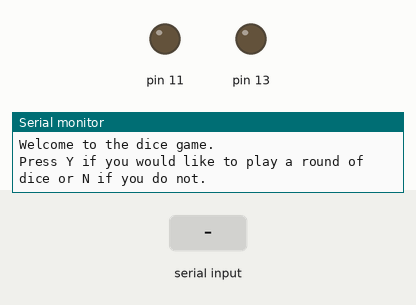
Bench run of a sketch on a simulated Arduino Uno, built with avr-gcc and run on an emulated ATmega328P. Parts: output pins drawn as LEDs (lit = HIGH), the last lines printed to the serial monitor. The inputs (shaded band) are chosen by the test bench. Random numbers use the default seed unless the sketch sets one.

Above: at 1.2 s.
1.3 s: "Y" received over Serial
At 2.4 s:
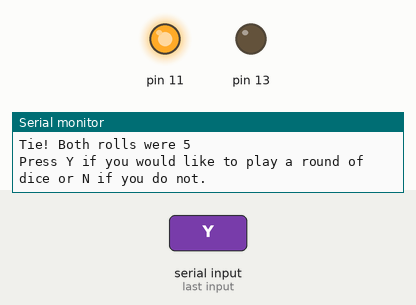
2.8 s: "Y" received over Serial
At 3.6 s:
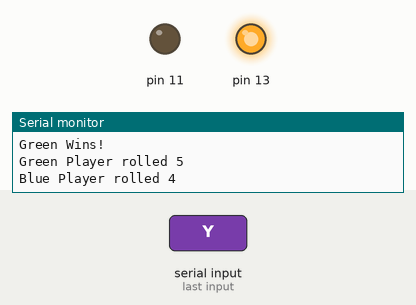
4.3 s: "N" received over Serial
At 5.6 s:
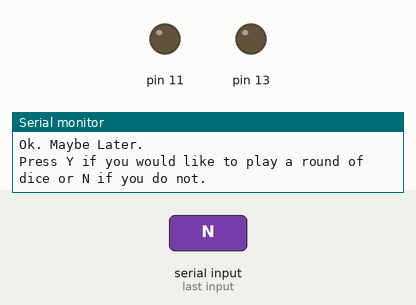
Timing chart, 0 to 7.3 s (numbered marks = the images above; inputs shaded):
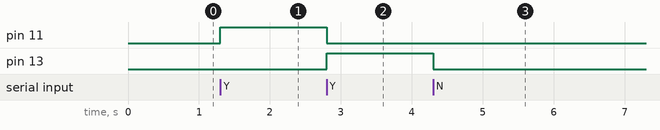

The sketch:

sie370-hw2-aespinoza.ino
```cpp
/*
Program: Dice Game
Name: Agustin Espinoza
Professor: Dr. Keaton
Course: SIE370
Date: 2/13/23
*/

// Declare variables
int greenRandNumber;
int blueRandNumber;
char inputCode;

void setup() {
  // Begin serial on 9600 baud
  Serial.begin(9600);
  randomSeed(analogRead(13));
  // Prompt user to begin game
  Serial.println("\nWelcome to the dice game. \nPress Y if you would like to play a round of dice or N if you do not.");
}

void playGame() {
  // Generate random numbers for green and blue player
  greenRandNumber = random(1, 6);
  blueRandNumber = random(1, 6);

  // Print score if green player wins
  if (greenRandNumber > blueRandNumber) {
    Serial.print("\n\nGreen Wins!");
    Serial.print("\n\nGreen Player rolled ");
    Serial.print(greenRandNumber);
    Serial.print("\nBlue Player rolled ");
    Serial.print(blueRandNumber);
    pinMode(13, OUTPUT);
    digitalWrite(13, HIGH);
    delay(1000);
  }

  // Print score if blue player wins
  if (greenRandNumber < blueRandNumber) {
    Serial.print("\n\nBlue Wins!");
    Serial.print("\n\nBlue Player rolled ");
    Serial.print(blueRandNumber);
    Serial.print("\nGreen Player rolled ");
    Serial.print(greenRandNumber);
    pinMode(7, OUTPUT);
    digitalWrite(7, HIGH);
    delay(1000);
  }

  // Print score if tie
  if (greenRandNumber == blueRandNumber) {
    Serial.print("\n\nTie! Both rolls were ");
    Serial.print(greenRandNumber);
    pinMode(11, OUTPUT);
    digitalWrite(11, HIGH);
    delay(1000);
  }

  delay(50);
}

void loop() {
  // Check if serial input is available
  if (Serial.available()) {
    // Store serial input in inputCode variable ('Y' or 'N')
    inputCode = Serial.read();
    // Turn off all three LEDs
    digitalWrite(13, LOW);
    digitalWrite(7, LOW);
    digitalWrite(11, LOW);

    switch (inputCode) {
      // If user types 'N'
      case 'N':
        Serial.print("\n\nOk. Maybe Later.");
        Serial.print("\nPress Y if you would like to play a round of dice or N if you do not.");
        break;
      // If user types 'Y'
      case 'Y':
        playGame();
        Serial.print("\n\nPress Y if you would like to play a round of dice or N if you do not.");
        break;
      // If user types anything other than 'Y' or 'N'
      default:
        Serial.println("\n\nError: Press Y if you would like to play a round of dice or N if you do not.");
        break;
    }
  }
}
```

Measured:
- after the input at 1.3 s, pin 11: LOW → HIGH at once
- after the input at 2.8 s, pin 11: HIGH → LOW at once; pin 13: LOW → HIGH at once
- after the input at 4.3 s, pin 13: HIGH → LOW at once
